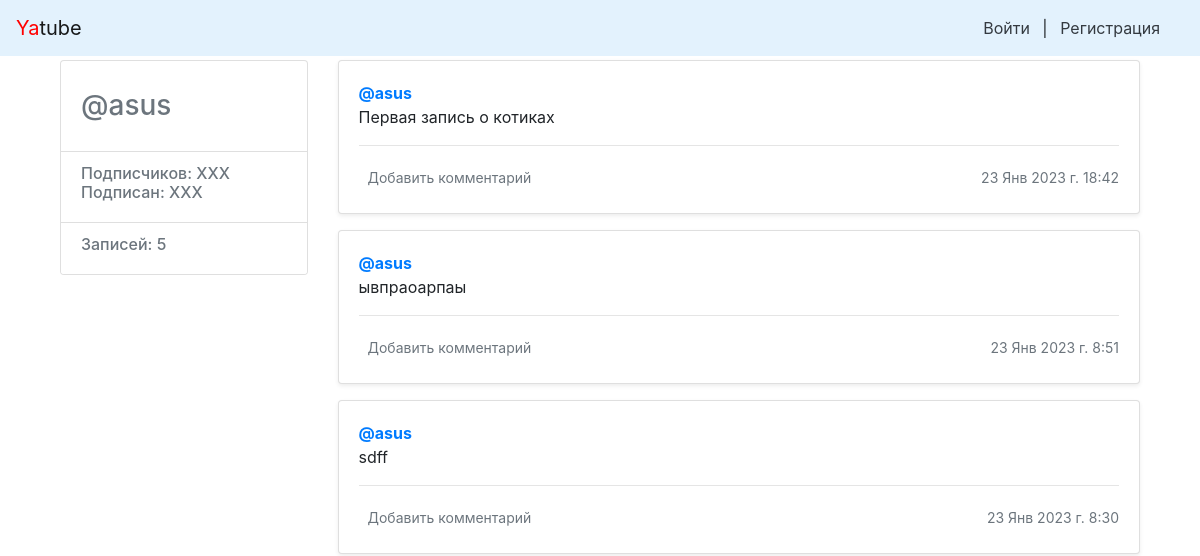
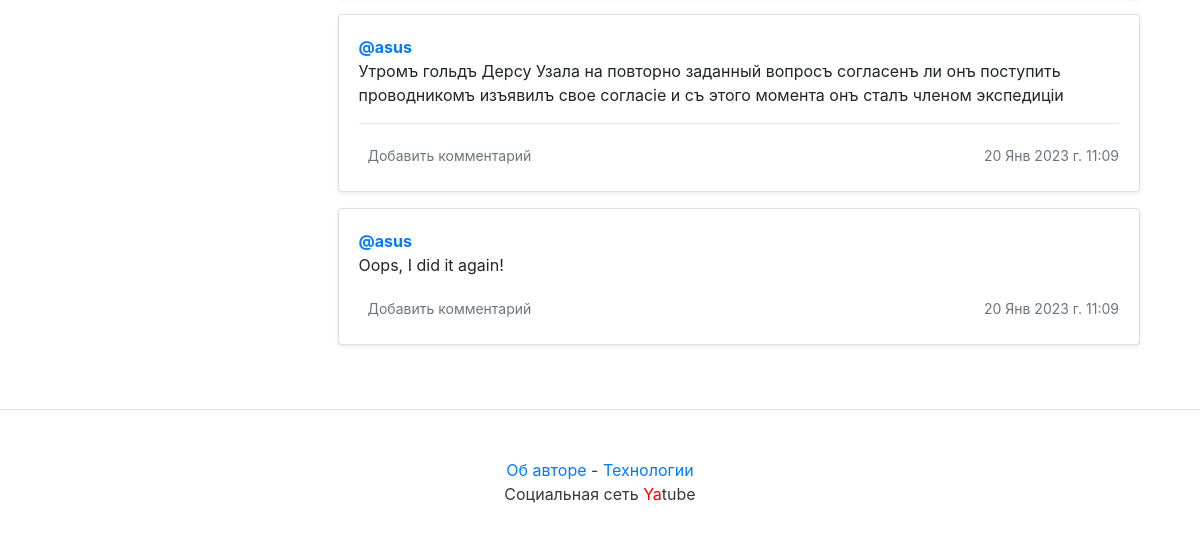
The page /asus/ on the database as committed earlier (2 pictures, top to bottom).
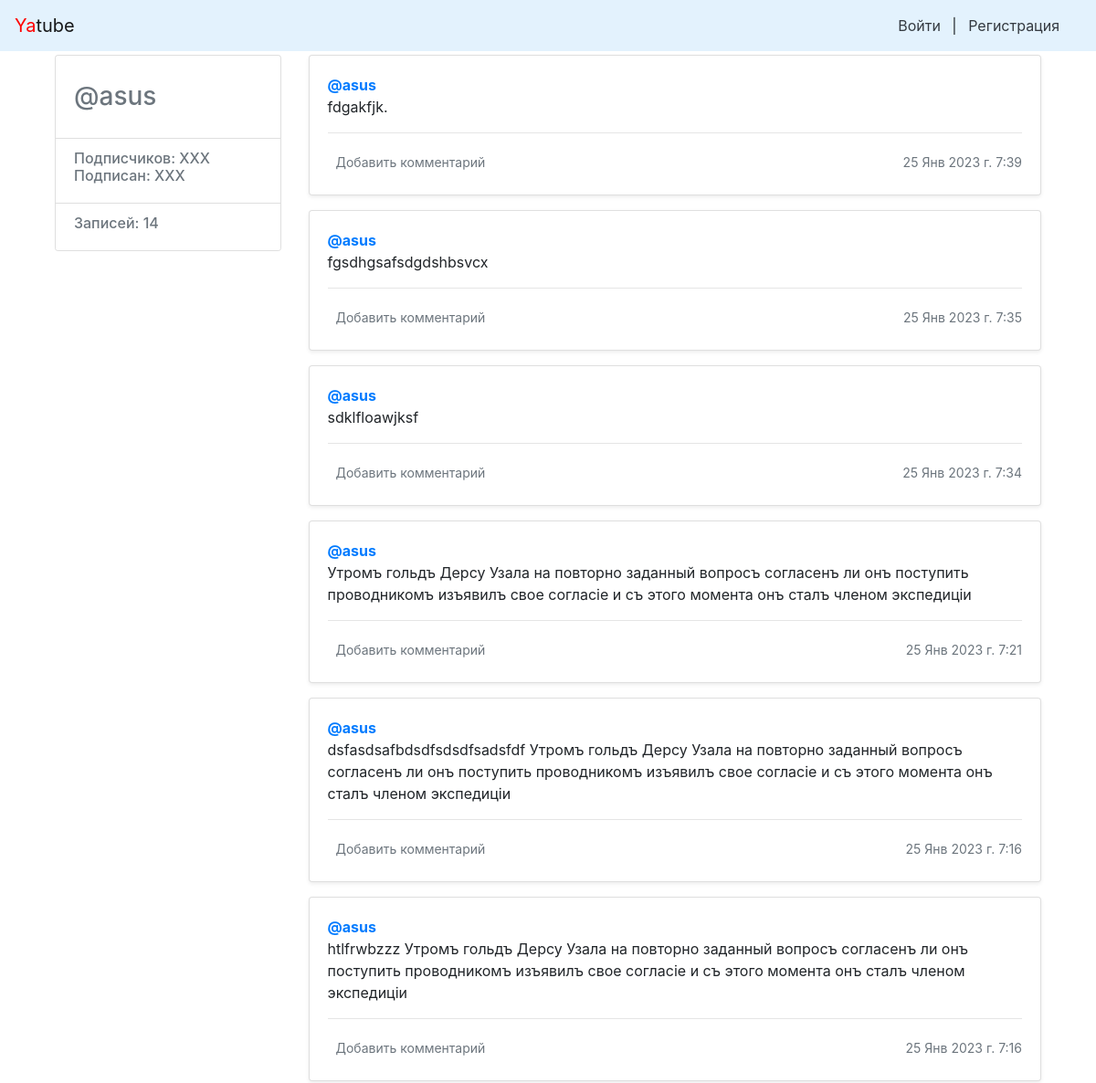
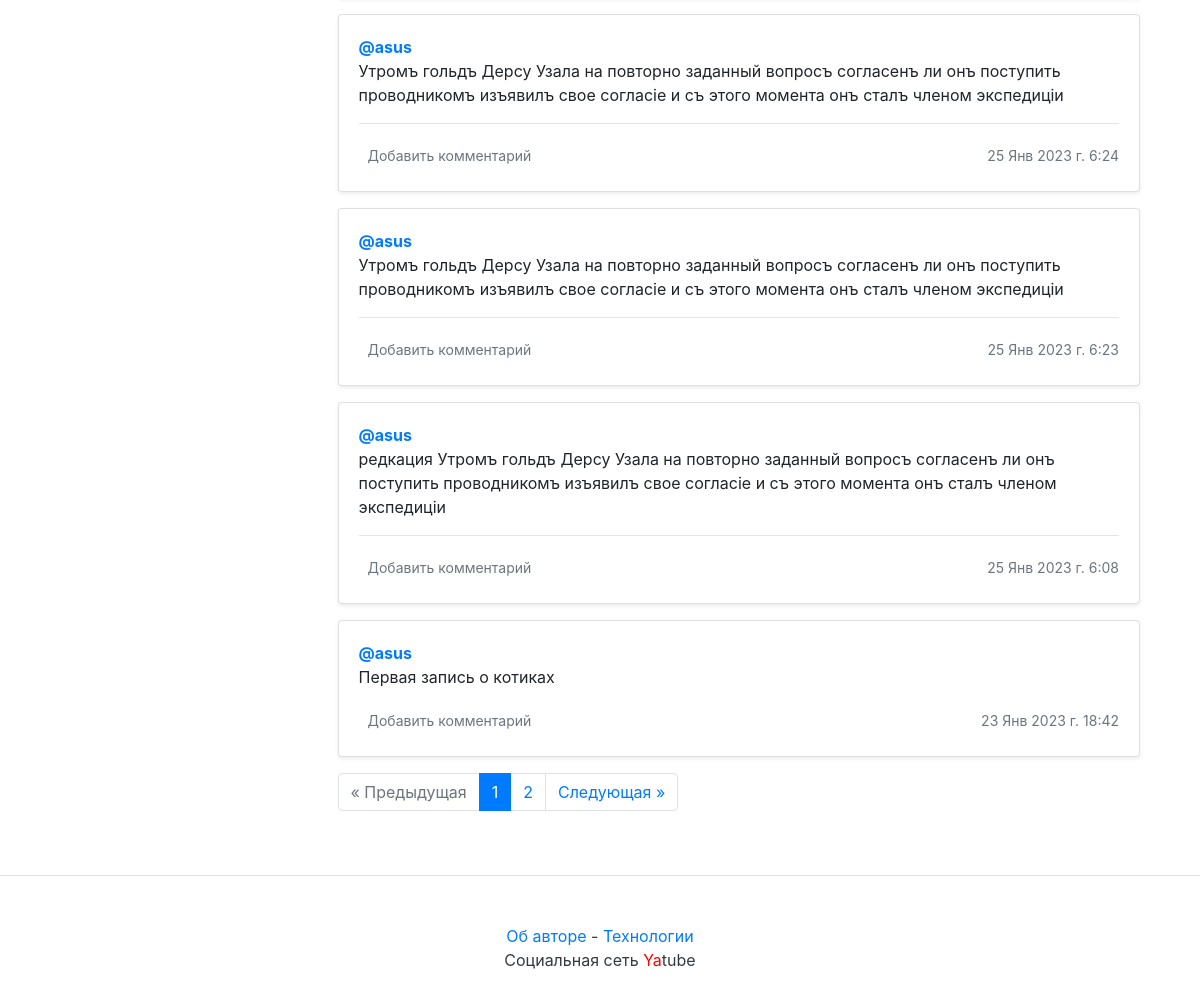
The same page on the database as committed later (2 pictures, top to bottom).
### posts/models.py (models this page shows, shortened)
class Post(models.Model):
    objects = None
    text = models.TextField(verbose_name='Текст')
    pub_date = models.DateTimeField("date published", auto_now_add=True)
    author = models.ForeignKey(
        User,
        on_delete=models.CASCADE,
        related_name="posts",
        verbose_name='Автор'
    )
    group = models.ForeignKey(
        'Group',
        on_delete=models.CASCADE,
        related_name="posts", blank=True,
        null=True,
        verbose_name='Группа'
    )
    class Meta:
        ordering = ['-pub_date']
        verbose_name = 'Пост'
        verbose_name_plural = 'Посты'

### posts/views.py (the view)
# urls.py: path('<str:username>/', views.profile, name='profile'),
def profile(request, username):
    author = User.objects.get(username=username)
    post_list = Post.objects.filter(author=author.pk)
    count = post_list.count()
    paginator = Paginator(post_list, 10)  # показывать по 10 записей на странице.
    page_number = request.GET.get('page')  # переменная в URL с номером запрошенной страницы
    page = paginator.get_page(page_number)  # получить записи с нужным смещением
    return render(
        request,
        'profile.html',
        {'count': count, 'page': page, 'paginator': paginator, 'author': author}
    )

### posts/context_processors.py (called while the page is built)
def year(request):
    years = datetime.now().year
    return {'year': years}

### templates/profile.html (shortened to what this page needs)
{% extends "base.html" %}
{% block content %}
<main role="main" class="container">
    <div class="row">
            <div class="col-md-3 mb-3 mt-1">
                    <div class="card">
                            <div class="card-body">
                                    <div class="h3 text-muted">
                                         @{{ author.username }}
                                    </div>
                            </div>
                            <ul class="list-group list-group-flush">
                                    <li class="list-group-item">
                                            <div class="h6 text-muted">
                                            Подписчиков: XXX <br />
                                            Подписан: XXX
                                            </div>
                                    </li>
                                    <li class="list-group-item">
                                            <div class="h6 text-muted">
                                                Записей: {{ count }}
                                            </div>
                                    </li>
                            </ul>
                    </div>
            </div>
            <div class="col-md-9">
                {% for post in page %}
                    <div class="card mb-3 mt-1 shadow-sm">
                            <div class="card-body">
                                    <p class="card-text">
                                            <a href="{% url 'profile' post.author %}"><strong class="d-block text-gray-dark">@{{ post.author }}</strong></a>
                                            {{ post.text|linebreaksbr }}
                                            {% if not forloop.last %}<hr>{% endif %}                                    </p>
                                    <div class="d-flex justify-content-between align-items-center">
                                            <div class="btn-group ">
                                                    <a class="btn btn-sm text-muted" href="{% url 'post' username=post.author.username post_id=post.id %}" role="button">Добавить комментарий</a>
                                            </div>
                                            <small class="text-muted">{{ post.pub_date|date:"d M Y г. G:i" }}</small>
                                    </div>
                            </div>
                    </div>
                {% endfor %}
                {% if page.has_other_pages %}
                    {% include "paginator.html" with items=page paginator=paginator %}
                {% endif %}
     </div>
    </div>
</main>
{% endblock %}

Rows that differ between the two databases and show on the page:
no longer on this page (row unchanged): Post: author "asus", text "ывпраоарпаы", pub_date "23 Янв 2023 г. 8:51"
no longer on this page (row unchanged): Post: author "asus", text "sdff", pub_date "23 Янв 2023 г. 8:30"
no longer on this page (row edited): Post: author "asus", text "Утромъ гольдъ Дерсу Узала на повторно заданный вопросъ согласенъ ли онъ поступить проводникомъ изъявилъ свое согласіе и съ этого момента онъ сталъ членом экспедиціи", pub_date "20 Янв 2023 г. 11:09"
no longer on this page (row unchanged): Post: author "asus", text "Oops, I did it again!", pub_date "20 Янв 2023 г. 11:09"
added Post: author "asus", text "fdgakfjk.", pub_date "25 Янв 2023 г. 7:39"
added Post: author "asus", text "fgsdhgsafsdgdshbsvcx", pub_date "25 Янв 2023 г. 7:35"
added Post: author "asus", text "sdklfloawjksf", pub_date "25 Янв 2023 г. 7:34"
added Post: author "asus", text "Утромъ гольдъ Дерсу Узала на повторно заданный вопросъ согласенъ ли онъ поступить проводникомъ изъявилъ свое согласіе и съ этого момента онъ сталъ членом экспедиціи", pub_date "25 Янв 2023 г. 7:21"
added Post: author "asus", text "dsfasdsafbdsdfsdsdfsadsfdf Утромъ гольдъ Дерсу Узала на повторно заданный вопросъ согласенъ ли онъ поступить проводникомъ изъявилъ свое согласіе и съ этого момента онъ сталъ членом экспедиціи", pub_date "25 Янв 2023 г. 7:16"
added Post: author "asus", text "htlfrwbzzz Утромъ гольдъ Дерсу Узала на повторно заданный вопросъ согласенъ ли онъ поступить проводникомъ изъявилъ свое согласіе и съ этого момента онъ сталъ членом экспедиціи", pub_date "25 Янв 2023 г. 7:16"
added Post: author "asus", text "Утромъ гольдъ Дерсу Узала на повторно заданный вопросъ согласенъ ли онъ поступить проводникомъ изъявилъ свое согласіе и съ этого момента онъ сталъ членом экспедиціи", pub_date "25 Янв 2023 г. 6:24"
added Post: author "asus", text "Утромъ гольдъ Дерсу Узала на повторно заданный вопросъ согласенъ ли онъ поступить проводникомъ изъявилъ свое согласіе и съ этого момента онъ сталъ членом экспедиціи", pub_date "25 Янв 2023 г. 6:23"
added Post: author "asus", text "редкация Утромъ гольдъ Дерсу Узала на повторно заданный вопросъ согласенъ ли онъ поступить проводникомъ изъявилъ свое согласіе и съ этого момента онъ сталъ членом экспедиціи", pub_date "25 Янв 2023 г. 6:08"
Other text that changed with them:
{{ count }}: "5" → "14"
text now shown: "« Предыдущая Следующая »"
new list line: "1"
new list line: "2"
